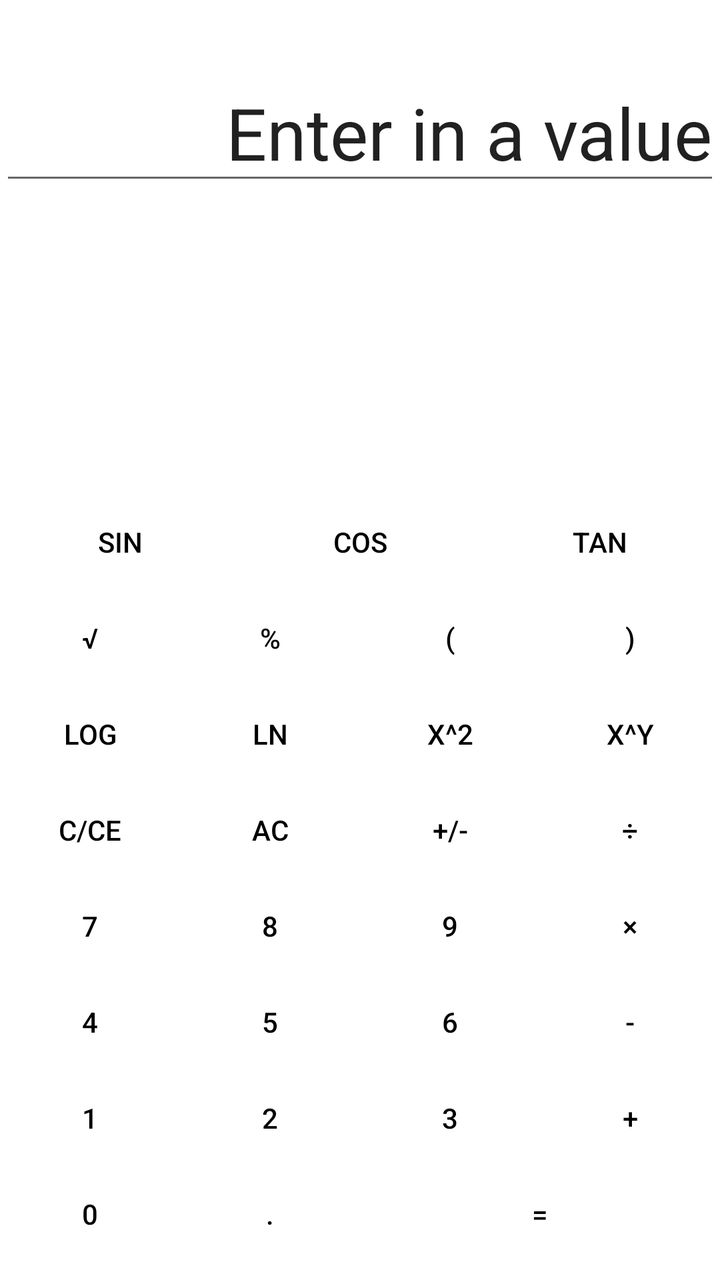
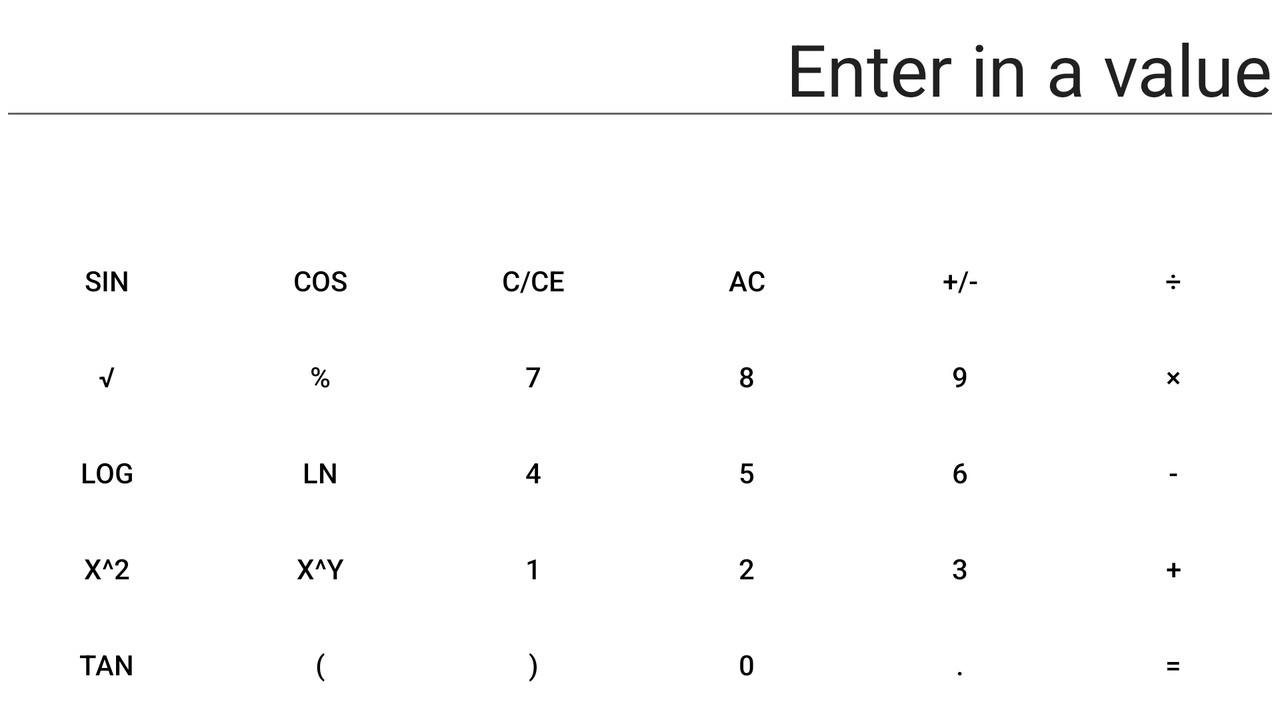

The same Android screen from two of the app's own layout files: first res/layout/ as a phone draws it, then the repository's variant for another configuration, drawn on a device whose configuration selects that folder. Both files follow.
<!-- AndroidManifest.xml: application theme Theme.Calc -->
<!-- res/layout/advanced_calc.xml -->
<?xml version="1.0" encoding="utf-8"?>

<androidx.constraintlayout.widget.ConstraintLayout xmlns:android="http://schemas.android.com/apk/res/android"
    xmlns:app="http://schemas.android.com/apk/res-auto"
    xmlns:tools="http://schemas.android.com/tools"
    android:layout_width="match_parent"
    android:layout_height="match_parent"
    tools:context=".CalcAdv">

    <TableLayout
        android:layout_width="match_parent"
        android:layout_height="wrap_content"
        android:layout_marginBottom="1dp"
        app:layout_constraintBottom_toBottomOf="parent"
        app:layout_constraintEnd_toEndOf="parent"
        app:layout_constraintTop_toBottomOf="@+id/display"
        app:layout_constraintVertical_bias="0.95">

        <TableRow
            android:layout_width="match_parent"
            android:layout_height="match_parent">

            <Button
                android:id="@+id/sin"
                style="@style/Widget.AppCompat.Button.Borderless"
                android:layout_width="0dp"
                android:layout_height="wrap_content"
                android:layout_weight="1"
                android:onClick="sinButton"
                android:text="@string/sin" />

            <Button
                android:id="@+id/cos"
                style="@style/Widget.AppCompat.Button.Borderless"
                android:layout_width="0dp"
                android:layout_height="wrap_content"
                android:layout_weight="1"
                android:onClick="cosButton"
                android:text="@string/cos" />

            <Button
                android:id="@+id/tan"
                style="@style/Widget.AppCompat.Button.Borderless"
                android:layout_width="0dp"
                android:layout_height="wrap_content"
                android:layout_weight="1"
                android:onClick="tanButton"
                android:text="@string/tan" />

        </TableRow>

        <TableRow
            android:layout_width="match_parent"
            android:layout_height="match_parent">

            <Button
                android:id="@+id/sqrt"
                style="@style/Widget.AppCompat.Button.Borderless"
                android:layout_width="0dp"
                android:layout_height="wrap_content"
                android:layout_weight="1"
                android:onClick="sqrtButton"
                android:text="@string/sqrt" />

            <Button
                android:id="@+id/percent"
                style="@style/Widget.AppCompat.Button.Borderless"
                android:layout_width="0dp"
                android:layout_height="wrap_content"
                android:layout_weight="1"
                android:onClick="percentButton"
                android:text="@string/percent" />

            <Button
                android:id="@+id/parenthesesStart"
                style="@style/Widget.AppCompat.Button.Borderless"
                android:layout_width="0dp"
                android:layout_height="wrap_content"
                android:layout_weight="1"
                android:onClick="parenthesesStartButton"
                android:text="@string/parenthesesStart" />

            <Button
                android:id="@+id/parenthesesEnd"
                style="@style/Widget.AppCompat.Button.Borderless"
                android:layout_width="0dp"
                android:layout_height="wrap_content"
                android:layout_weight="1"
                android:onClick="parenthesesEndButton"
                android:text="@string/parenthesesEnd" />

        </TableRow>

        <TableRow
            android:layout_width="match_parent"
            android:layout_height="match_parent">

            <Button
                android:id="@+id/logarithm"
                style="@style/Widget.AppCompat.Button.Borderless"
                android:layout_width="0dp"
                android:layout_height="wrap_content"
                android:layout_weight="1"
                android:onClick="logButton"
                android:text="@string/log" />

            <Button
                android:id="@+id/logarithmN"
                style="@style/Widget.AppCompat.Button.Borderless"
                android:layout_width="0dp"
                android:layout_height="wrap_content"
                android:layout_weight="1"
                android:onClick="logNatButton"
                android:text="@string/logNat" />

            <Button
                android:id="@+id/powTwo"
                style="@style/Widget.AppCompat.Button.Borderless"
                android:layout_width="0dp"
                android:layout_height="wrap_content"
                android:layout_weight="1"
                android:onClick="powTwoButton"
                android:text="@string/powTwo" />

            <Button
                android:id="@+id/pow"
                style="@style/Widget.AppCompat.Button.Borderless"
                android:layout_width="0dp"
                android:layout_height="wrap_content"
                android:layout_weight="1"
                android:onClick="powButton"
                android:text="@string/pow" />
        </TableRow>

        <TableRow
            android:layout_width="match_parent"
            android:layout_height="match_parent">

            <Button
                android:id="@+id/clearClearEnter"
                style="@style/Widget.AppCompat.Button.Borderless"
                android:layout_width="0dp"
                android:layout_height="wrap_content"
                android:layout_weight="1"
                android:onClick="clearClearEnterButton"
                android:text="@string/clearClearEnter" />

            <Button
                android:id="@+id/clearAll"
                style="@style/Widget.AppCompat.Button.Borderless"
                android:layout_width="0dp"
                android:layout_height="wrap_content"
                android:layout_weight="1"
                android:onClick="clearAllButton"
                android:text="@string/clearAll" />

            <Button
                android:id="@+id/signChange"
                style="@style/Widget.AppCompat.Button.Borderless"
                android:layout_width="0dp"
                android:layout_height="wrap_content"
                android:layout_weight="1"
                android:onClick="signChangeButton"
                android:text="@string/signChange" />

            <Button
                android:id="@+id/divide"
                style="@style/Widget.AppCompat.Button.Borderless"
                android:layout_width="0dp"
                android:layout_height="wrap_content"
                android:layout_weight="1"
                android:onClick="divideButton"
                android:text="@string/divide" />
        </TableRow>

        <TableRow
            android:layout_width="match_parent"
            android:layout_height="match_parent">

            <Button
                android:id="@+id/seven"
                style="@style/Widget.AppCompat.Button.Borderless"
                android:layout_width="0dp"
                android:layout_height="wrap_content"
                android:layout_weight="1"
                android:onClick="sevenButton"
                android:text="@string/seven" />

            <Button
                android:id="@+id/eight"
                style="@style/Widget.AppCompat.Button.Borderless"
                android:layout_width="0dp"
                android:layout_height="wrap_content"
                android:layout_weight="1"
                android:onClick="eightButton"
                android:text="@string/eight" />

            <Button
                android:id="@+id/nine"
                style="@style/Widget.AppCompat.Button.Borderless"
                android:layout_width="0dp"
                android:layout_height="wrap_content"
                android:layout_weight="1"
                android:onClick="nineButton"
                android:text="@string/nine" />

            <Button
                android:id="@+id/multiply"
                style="@style/Widget.AppCompat.Button.Borderless"
                android:layout_width="0dp"
                android:layout_height="wrap_content"
                android:layout_weight="1"
                android:onClick="multiplyButton"
                android:text="@string/multiply" />
        </TableRow>

        <TableRow
            android:layout_width="match_parent"
            android:layout_height="match_parent">

            <Button
                android:id="@+id/four"
                style="@style/Widget.AppCompat.Button.Borderless"
                android:layout_width="0dp"
                android:layout_height="wrap_content"
                android:layout_weight="1"
                android:onClick="fourButton"
                android:text="@string/four" />

            <Button
                android:id="@+id/five"
                style="@style/Widget.AppCompat.Button.Borderless"
                android:layout_width="0dp"
                android:layout_height="wrap_content"
                android:layout_weight="1"
                android:onClick="fiveButton"
                android:text="@string/five" />

            <Button
                android:id="@+id/six"
                style="@style/Widget.AppCompat.Button.Borderless"
                android:layout_width="0dp"
                android:layout_height="wrap_content"
                android:layout_weight="1"
                android:onClick="sixButton"
                android:text="@string/six" />

            <Button
                android:id="@+id/subtract"
                style="@style/Widget.AppCompat.Button.Borderless"
                android:layout_width="0dp"
                android:layout_height="wrap_content"
                android:layout_weight="1"
                android:onClick="subtractButton"
                android:text="@string/subtract" />
        </TableRow>

        <TableRow
            android:layout_width="match_parent"
            android:layout_height="match_parent">

            <Button
                android:id="@+id/one"
                style="@style/Widget.AppCompat.Button.Borderless"
                android:layout_width="0dp"
                android:layout_height="wrap_content"
                android:layout_weight="1"
                android:onClick="oneButton"
                android:text="@string/one" />

            <Button
                android:id="@+id/two"
                style="@style/Widget.AppCompat.Button.Borderless"
                android:layout_width="0dp"
                android:layout_height="wrap_content"
                android:layout_weight="1"
                android:onClick="twoButton"
                android:text="@string/two" />

            <Button
                android:id="@+id/three"
                style="@style/Widget.AppCompat.Button.Borderless"
                android:layout_width="0dp"
                android:layout_height="wrap_content"
                android:layout_weight="1"
                android:onClick="threeButton"
                android:text="@string/three" />

            <Button
                android:id="@+id/add"
                style="@style/Widget.AppCompat.Button.Borderless"
                android:layout_width="0dp"
                android:layout_height="wrap_content"
                android:layout_weight="1"
                android:onClick="addButton"
                android:text="@string/add" />
        </TableRow>

        <TableRow
            android:layout_width="match_parent"
            android:layout_height="match_parent">

            <Button
                android:id="@+id/zero"
                style="@style/Widget.AppCompat.Button.Borderless"
                android:layout_width="0dp"
                android:layout_height="wrap_content"
                android:layout_weight="1"
                android:onClick="zeroButton"
                android:text="@string/zero" />

            <Button
                android:id="@+id/point"
                style="@style/Widget.AppCompat.Button.Borderless"
                android:layout_width="0dp"
                android:layout_height="wrap_content"
                android:layout_weight="1"
                android:onClick="pointButton"
                android:text="@string/point" />

            <Button
                android:id="@+id/equals"
                style="@style/Widget.AppCompat.Button.Borderless"
                android:layout_width="0dp"
                android:layout_height="wrap_content"
                android:layout_weight="2"
                android:onClick="equalsButton"
                android:text="@string/equals" />
        </TableRow>
    </TableLayout>

    <EditText
        android:id="@+id/syntax"
        android:layout_width="0dp"
        android:layout_height="wrap_content"
        android:layout_marginTop="32dp"
        android:autofillHints="false"
        android:hint="@string/fakeHint"
        android:inputType="none"
        android:minHeight="48dp"
        android:text=""
        android:textAlignment="textEnd"
        android:textSize="11sp"
        android:background="@null"
        app:layout_constraintEnd_toEndOf="parent"
        app:layout_constraintStart_toStartOf="parent"
        app:layout_constraintTop_toBottomOf="@+id/display" />

    <EditText
        android:id="@+id/display"
        android:layout_width="0dp"
        android:layout_height="wrap_content"
        android:layout_marginTop="32dp"
        android:autofillHints="false"
        android:hint="@string/fakeHint"
        android:inputType="none"
        android:text="@string/display"
        android:textAlignment="textEnd"
        android:textSize="36sp"
        app:layout_constraintEnd_toEndOf="parent"
        app:layout_constraintStart_toStartOf="parent"
        app:layout_constraintTop_toTopOf="parent" />

</androidx.constraintlayout.widget.ConstraintLayout>
<!-- resources referenced by this layout -->
<resources>
  <string name="add">+</string>
  <string name="clearAll">AC</string>
  <string name="clearClearEnter">C/CE</string>
  <string name="cos">cos</string>
  <string name="display">Enter in a value</string>
  <string name="divide">÷</string>
  <string name="eight">8</string>
  <string name="equals">=</string>
  <string name="fakeHint"> </string>
  <string name="five">5</string>
  <string name="four">4</string>
  <string name="log">log</string>
  <string name="logNat">ln</string>
  <string name="multiply">×</string>
  <string name="nine">9</string>
  <string name="one">1</string>
  <string name="parenthesesEnd">)</string>
  <string name="parenthesesStart">(</string>
  <string name="percent">%</string>
  <string name="point">.</string>
  <string name="pow">x^y</string>
  <string name="powTwo">x^2</string>
  <string name="seven">7</string>
  <string name="signChange">+/-</string>
  <string name="sin">sin</string>
  <string name="six">6</string>
  <string name="sqrt">√</string>
  <string name="subtract">-</string>
  <string name="tan">tan</string>
  <string name="three">3</string>
  <string name="two">2</string>
  <string name="zero">0</string>
  <style name="Theme.Calc" parent="Theme.MaterialComponents.DayNight.DarkActionBar">
          
          <item name="colorPrimary">@color/purple_500</item>
          <item name="colorPrimaryVariant">@color/purple_700</item>
          <item name="colorOnPrimary">@color/black</item>
          
          <item name="colorSecondary">@color/teal_200</item>
          <item name="colorSecondaryVariant">@color/teal_700</item>
          <item name="colorOnSecondary">@color/black</item>
          
          <item name="android:statusBarColor" tools:targetApi="l">?attr/colorPrimaryVariant</item>
          
      </style>
</resources>
<!-- res/layout-land/advanced_calc.xml (the repository's variant of the layout above) -->
<!-- drawn on the phone turned sideways -->
<?xml version="1.0" encoding="utf-8"?>
<androidx.constraintlayout.widget.ConstraintLayout xmlns:android="http://schemas.android.com/apk/res/android"
    xmlns:app="http://schemas.android.com/apk/res-auto"
    xmlns:tools="http://schemas.android.com/tools"
    android:layout_width="match_parent"
    android:layout_height="match_parent"
    tools:context=".CalcAdv">

    <TableLayout
        android:layout_width="match_parent"
        android:layout_height="wrap_content"
        android:layout_marginBottom="1dp"
        app:layout_constraintBottom_toBottomOf="parent"
        app:layout_constraintEnd_toEndOf="parent"
        app:layout_constraintTop_toBottomOf="@+id/display"
        app:layout_constraintVertical_bias="0.95">


        <TableRow
            android:layout_width="match_parent"
            android:layout_height="match_parent">

            <Button
                android:id="@+id/sin"
                style="@style/Widget.AppCompat.Button.Borderless"
                android:layout_width="0dp"
                android:layout_height="wrap_content"
                android:layout_weight="1"
                android:onClick="sinButton"
                android:text="@string/sin" />

            <Button
                android:id="@+id/cos"
                style="@style/Widget.AppCompat.Button.Borderless"
                android:layout_width="0dp"
                android:layout_height="wrap_content"
                android:layout_weight="1"
                android:onClick="cosButton"
                android:text="@string/cos" />


            <Button
                android:id="@+id/clearClearEnter"
                style="@style/Widget.AppCompat.Button.Borderless"
                android:layout_width="0dp"
                android:layout_height="wrap_content"
                android:layout_weight="1"
                android:onClick="clearClearEnterButton"
                android:text="@string/clearClearEnter" />

            <Button
                android:id="@+id/clearAll"
                style="@style/Widget.AppCompat.Button.Borderless"
                android:layout_width="0dp"
                android:layout_height="wrap_content"
                android:layout_weight="1"
                android:onClick="clearAllButton"
                android:text="@string/clearAll" />

            <Button
                android:id="@+id/signChange"
                style="@style/Widget.AppCompat.Button.Borderless"
                android:layout_width="0dp"
                android:layout_height="wrap_content"
                android:layout_weight="1"
                android:onClick="signChangeButton"
                android:text="@string/signChange" />

            <Button
                android:id="@+id/divide"
                style="@style/Widget.AppCompat.Button.Borderless"
                android:layout_width="0dp"
                android:layout_height="wrap_content"
                android:layout_weight="1"
                android:onClick="divideButton"
                android:text="@string/divide" />
        </TableRow>

        <TableRow
            android:layout_width="match_parent"
            android:layout_height="match_parent">

            <Button
                android:id="@+id/sqrt"
                style="@style/Widget.AppCompat.Button.Borderless"
                android:layout_width="0dp"
                android:layout_height="wrap_content"
                android:layout_weight="1"
                android:onClick="sqrtButton"
                android:text="@string/sqrt" />

            <Button
                android:id="@+id/percent"
                style="@style/Widget.AppCompat.Button.Borderless"
                android:layout_width="0dp"
                android:layout_height="wrap_content"
                android:layout_weight="1"
                android:onClick="percentButton"
                android:text="@string/percent" />


            <Button
                android:id="@+id/seven"
                style="@style/Widget.AppCompat.Button.Borderless"
                android:layout_width="0dp"
                android:layout_height="wrap_content"
                android:layout_weight="1"
                android:onClick="sevenButton"
                android:text="@string/seven" />

            <Button
                android:id="@+id/eight"
                style="@style/Widget.AppCompat.Button.Borderless"
                android:layout_width="0dp"
                android:layout_height="wrap_content"
                android:layout_weight="1"
                android:onClick="eightButton"
                android:text="@string/eight" />

            <Button
                android:id="@+id/nine"
                style="@style/Widget.AppCompat.Button.Borderless"
                android:layout_width="0dp"
                android:layout_height="wrap_content"
                android:layout_weight="1"
                android:onClick="nineButton"
                android:text="@string/nine" />

            <Button
                android:id="@+id/multiply"
                style="@style/Widget.AppCompat.Button.Borderless"
                android:layout_width="0dp"
                android:layout_height="wrap_content"
                android:layout_weight="1"
                android:onClick="multiplyButton"
                android:text="@string/multiply" />
        </TableRow>

        <TableRow
            android:layout_width="match_parent"
            android:layout_height="match_parent">

            <Button
                android:id="@+id/logarithm"
                style="@style/Widget.AppCompat.Button.Borderless"
                android:layout_width="0dp"
                android:layout_height="wrap_content"
                android:layout_weight="1"
                android:onClick="logButton"
                android:text="@string/log" />

            <Button
                android:id="@+id/logarithmN"
                style="@style/Widget.AppCompat.Button.Borderless"
                android:layout_width="0dp"
                android:layout_height="wrap_content"
                android:layout_weight="1"
                android:onClick="logNatButton"
                android:text="@string/logNat" />


            <Button
                android:id="@+id/four"
                style="@style/Widget.AppCompat.Button.Borderless"
                android:layout_width="0dp"
                android:layout_height="wrap_content"
                android:layout_weight="1"
                android:onClick="fourButton"
                android:text="@string/four" />

            <Button
                android:id="@+id/five"
                style="@style/Widget.AppCompat.Button.Borderless"
                android:layout_width="0dp"
                android:layout_height="wrap_content"
                android:layout_weight="1"
                android:onClick="fiveButton"
                android:text="@string/five" />

            <Button
                android:id="@+id/six"
                style="@style/Widget.AppCompat.Button.Borderless"
                android:layout_width="0dp"
                android:layout_height="wrap_content"
                android:layout_weight="1"
                android:onClick="sixButton"
                android:text="@string/six" />

            <Button
                android:id="@+id/subtract"
                style="@style/Widget.AppCompat.Button.Borderless"
                android:layout_width="0dp"
                android:layout_height="wrap_content"
                android:layout_weight="1"
                android:onClick="subtractButton"
                android:text="@string/subtract" />
        </TableRow>

        <TableRow
            android:layout_width="match_parent"
            android:layout_height="match_parent">

            <Button
                android:id="@+id/powTwo"
                style="@style/Widget.AppCompat.Button.Borderless"
                android:layout_width="0dp"
                android:layout_height="wrap_content"
                android:layout_weight="1"
                android:onClick="powTwoButton"
                android:text="@string/powTwo" />

            <Button
                android:id="@+id/pow"
                style="@style/Widget.AppCompat.Button.Borderless"
                android:layout_width="0dp"
                android:layout_height="wrap_content"
                android:layout_weight="1"
                android:onClick="powButton"
                android:text="@string/pow" />

            <Button
                android:id="@+id/one"
                style="@style/Widget.AppCompat.Button.Borderless"
                android:layout_width="0dp"
                android:layout_height="wrap_content"
                android:layout_weight="1"
                android:onClick="oneButton"
                android:text="@string/one" />

            <Button
                android:id="@+id/two"
                style="@style/Widget.AppCompat.Button.Borderless"
                android:layout_width="0dp"
                android:layout_height="wrap_content"
                android:layout_weight="1"
                android:onClick="twoButton"
                android:text="@string/two" />

            <Button
                android:id="@+id/three"
                style="@style/Widget.AppCompat.Button.Borderless"
                android:layout_width="0dp"
                android:layout_height="wrap_content"
                android:layout_weight="1"
                android:onClick="threeButton"
                android:text="@string/three" />

            <Button
                android:id="@+id/add"
                style="@style/Widget.AppCompat.Button.Borderless"
                android:layout_width="0dp"
                android:layout_height="wrap_content"
                android:layout_weight="1"
                android:onClick="addButton"
                android:text="@string/add" />
        </TableRow>

        <TableRow
            android:layout_width="match_parent"
            android:layout_height="match_parent">

            <Button
                android:id="@+id/tan"
                style="@style/Widget.AppCompat.Button.Borderless"
                android:layout_width="0dp"
                android:layout_height="wrap_content"
                android:layout_weight="1"
                android:onClick="tanButton"
                android:text="@string/tan" />

            <Button
                android:id="@+id/parenthesesStart"
                style="@style/Widget.AppCompat.Button.Borderless"
                android:layout_width="0dp"
                android:layout_height="wrap_content"
                android:layout_weight="1"
                android:onClick="parenthesesStartButton"
                android:text="@string/parenthesesStart" />

            <Button
                android:id="@+id/parenthesesEnd"
                style="@style/Widget.AppCompat.Button.Borderless"
                android:layout_width="0dp"
                android:layout_height="wrap_content"
                android:layout_weight="1"
                android:onClick="parenthesesEndButton"
                android:text="@string/parenthesesEnd" />

            <Button
                android:id="@+id/zero"
                style="@style/Widget.AppCompat.Button.Borderless"
                android:layout_width="0dp"
                android:layout_height="wrap_content"
                android:layout_weight="1"
                android:onClick="zeroButton"
                android:text="@string/zero" />

            <Button
                android:id="@+id/point"
                style="@style/Widget.AppCompat.Button.Borderless"
                android:layout_width="0dp"
                android:layout_height="wrap_content"
                android:layout_weight="1"
                android:onClick="pointButton"
                android:text="@string/point" />

            <Button
                android:id="@+id/equals"
                style="@style/Widget.AppCompat.Button.Borderless"
                android:layout_width="0dp"
                android:layout_height="wrap_content"
                android:layout_weight="1"
                android:onClick="equalsButton"
                android:text="@string/equals" />
        </TableRow>
    </TableLayout>

    <EditText
        android:id="@+id/display"
        android:layout_width="0dp"
        android:layout_height="wrap_content"
        android:autofillHints="false"
        android:hint="@string/fakeHint"
        android:inputType="none"
        android:text="@string/display"
        android:textAlignment="textEnd"
        android:textSize="36sp"
        app:layout_constraintEnd_toEndOf="parent"
        app:layout_constraintStart_toStartOf="parent"
        app:layout_constraintTop_toTopOf="parent" />

</androidx.constraintlayout.widget.ConstraintLayout>
